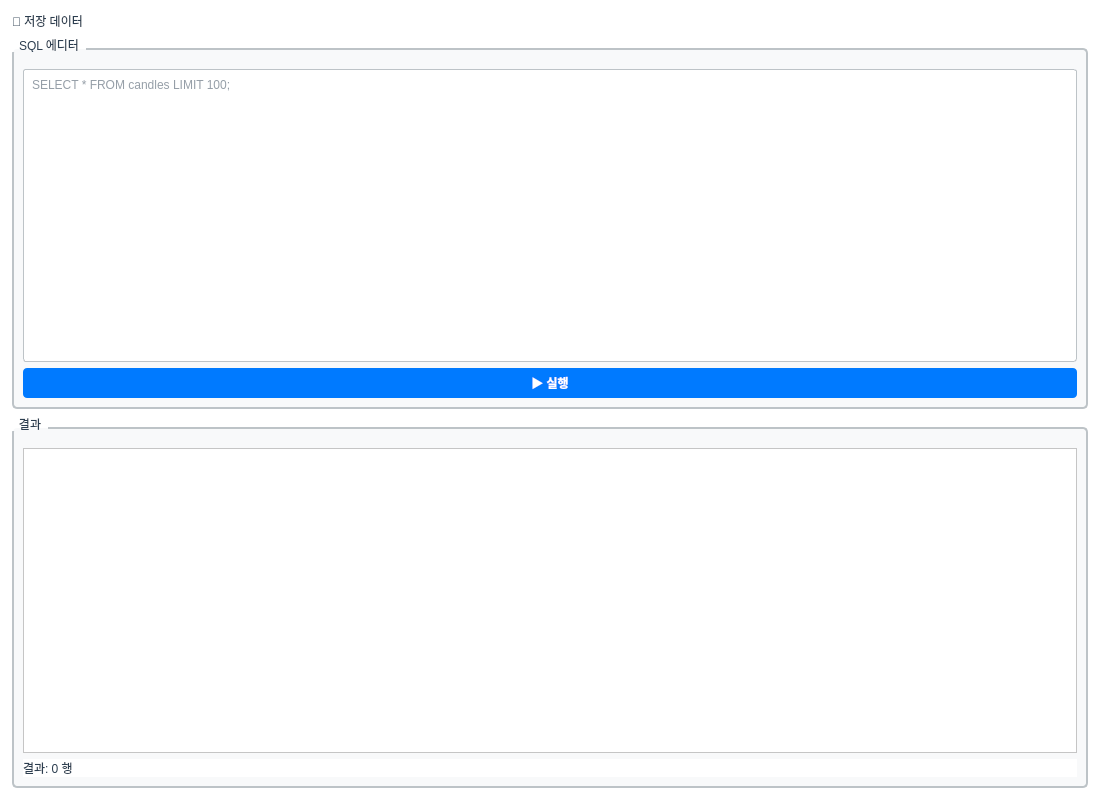
<?xml version="1.0" encoding="UTF-8"?>
<ui version="4.0">
 <class>StorageTab</class>
 <widget class="QWidget" name="StorageTab">
  <property name="geometry">
   <rect>
    <x>0</x>
    <y>0</y>
    <width>1100</width>
    <height>800</height>
   </rect>
  </property>
  <property name="windowTitle">
   <string>저장 데이터</string>
  </property>
  <property name="styleSheet">
   <string notr="true">QWidget {
    background-color: #FFFFFF;
    color: #2C3E50;
    font-family: &quot;맑은 고딕&quot;, &quot;Segoe UI&quot;;
    font-size: 9pt;
}
QTabBar::tab:selected {
    background-color: #007AFF;
    color: #FFFFFF;
    font-weight: bold;
}
QPushButton {
    background-color: #007AFF;
    color: #FFFFFF;
    border: none;
    border-radius: 4px;
    padding: 6px 12px;
    font-weight: bold;
}
QPushButton:hover {
    background-color: #0055CC;
}
QPushButton:disabled {
    background-color: #BDC3C7;
    color: #7F8C8D;
}
QTableWidget {
    gridline-color: #BDC3C7;
    background-color: #FFFFFF;
    alternate-background-color: #F8F9FA;
    selection-background-color: #007AFF;
    selection-color: #FFFFFF;
}
QHeaderView::section {
    background-color: #ECF0F1;
    color: #2C3E50;
    padding: 6px;
    border: 1px solid #BDC3C7;
    font-weight: bold;
}
QLineEdit, QTextEdit, QPlainTextEdit {
    background-color: #FFFFFF;
    border: 1px solid #BDC3C7;
    border-radius: 3px;
    padding: 4px;
    color: #2C3E50;
}
QGroupBox {
    border: 2px solid #BDC3C7;
    border-radius: 5px;
    margin-top: 10px;
    padding-top: 10px;
    background-color: #F8F9FA;
}
QGroupBox::title {
    subcontrol-origin: margin;
    subcontrol-position: top left;
    padding: 0 5px;
    color: #2C3E50;
    font-weight: bold;
}</string>
  </property>
  <layout class="QVBoxLayout" name="verticalLayout">
   <property name="spacing">
    <number>8</number>
   </property>
   <property name="leftMargin">
    <number>12</number>
   </property>
   <property name="topMargin">
    <number>12</number>
   </property>
   <property name="rightMargin">
    <number>12</number>
   </property>
   <property name="bottomMargin">
    <number>12</number>
   </property>
   <item>
    <widget class="QLabel" name="label_title">
     <property name="text">
      <string>📂 저장 데이터</string>
     </property>
    </widget>
   </item>
   <item>
    <widget class="QGroupBox" name="groupBox_editor">
     <property name="title">
      <string>SQL 에디터</string>
     </property>
     <layout class="QVBoxLayout" name="vl_editor">
      <item>
       <widget class="QPlainTextEdit" name="sqlEditor">
        <property name="placeholderText">
         <string>SELECT * FROM candles LIMIT 100;</string>
        </property>
       </widget>
      </item>
      <item>
       <widget class="QPushButton" name="btnExecute">
        <property name="text">
         <string>▶ 실행</string>
        </property>
       </widget>
      </item>
     </layout>
    </widget>
   </item>
   <item>
    <widget class="QGroupBox" name="groupBox_result">
     <property name="title">
      <string>결과</string>
     </property>
     <layout class="QVBoxLayout" name="vl_result">
      <item>
       <widget class="QTableWidget" name="tableResult">
        <property name="columnCount">
         <number>0</number>
        </property>
       </widget>
      </item>
      <item>
       <widget class="QLabel" name="labelRowCount">
        <property name="text">
         <string>결과: 0 행</string>
        </property>
       </widget>
      </item>
     </layout>
    </widget>
   </item>
  </layout>
 </widget>
 <resources/>
 <connections/>
</ui>
